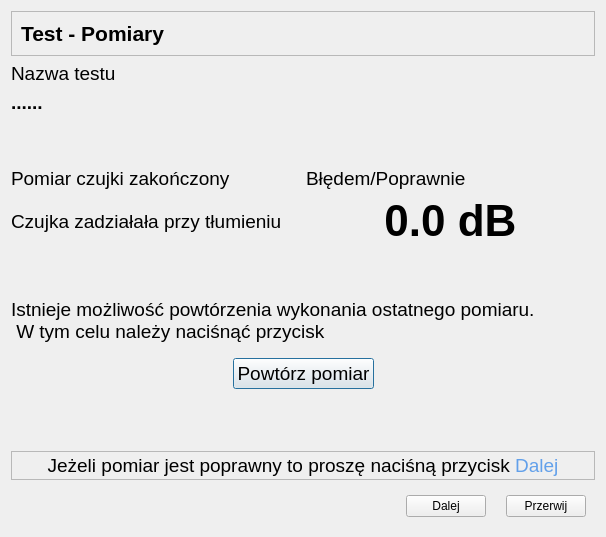
<?xml version="1.0" encoding="UTF-8"?>
<ui version="4.0">
 <class>Test8Wynik</class>
 <widget class="QDialog" name="Test8Wynik">
  <property name="geometry">
   <rect>
    <x>0</x>
    <y>0</y>
    <width>606</width>
    <height>537</height>
   </rect>
  </property>
  <property name="windowTitle">
   <string>Parametry Testu - potwierdzenie wykonanych czynności</string>
  </property>
  <layout class="QGridLayout" name="gridLayout">
   <item row="8" column="0" colspan="2">
    <widget class="QLabel" name="info">
     <property name="font">
      <font>
       <pointsize>14</pointsize>
      </font>
     </property>
     <property name="text">
      <string>Istnieje możliwość powtórzenia wykonania ostatnego pomiaru.
 W tym celu należy naciśnąć przycisk</string>
     </property>
    </widget>
   </item>
   <item row="6" column="0">
    <widget class="QLabel" name="etlumienie">
     <property name="font">
      <font>
       <pointsize>14</pointsize>
      </font>
     </property>
     <property name="text">
      <string>Czujka zadziałała przy tłumieniu</string>
     </property>
    </widget>
   </item>
   <item row="6" column="1">
    <widget class="QLabel" name="tlumienie">
     <property name="font">
      <font>
       <pointsize>33</pointsize>
       <bold>true</bold>
      </font>
     </property>
     <property name="text">
      <string>0.0 dB</string>
     </property>
     <property name="alignment">
      <set>Qt::AlignCenter</set>
     </property>
    </widget>
   </item>
   <item row="2" column="0">
    <widget class="QLabel" name="label">
     <property name="font">
      <font>
       <pointsize>14</pointsize>
      </font>
     </property>
     <property name="text">
      <string>Nazwa testu</string>
     </property>
     <property name="alignment">
      <set>Qt::AlignLeading|Qt::AlignLeft|Qt::AlignVCenter</set>
     </property>
    </widget>
   </item>
   <item row="3" column="0" colspan="2">
    <widget class="QLabel" name="testName">
     <property name="font">
      <font>
       <pointsize>14</pointsize>
       <bold>true</bold>
      </font>
     </property>
     <property name="text">
      <string>......</string>
     </property>
    </widget>
   </item>
   <item row="9" column="0" colspan="2">
    <widget class="QWidget" name="widget" native="true">
     <layout class="QHBoxLayout" name="horizontalLayout_2">
      <item>
       <spacer name="horizontalSpacer">
        <property name="orientation">
         <enum>Qt::Horizontal</enum>
        </property>
        <property name="sizeHint" stdset="0">
         <size>
          <width>40</width>
          <height>20</height>
         </size>
        </property>
       </spacer>
      </item>
      <item>
       <widget class="QPushButton" name="pbRepeat">
        <property name="font">
         <font>
          <pointsize>14</pointsize>
         </font>
        </property>
        <property name="text">
         <string>Powtórz pomiar</string>
        </property>
       </widget>
      </item>
      <item>
       <spacer name="horizontalSpacer_2">
        <property name="orientation">
         <enum>Qt::Horizontal</enum>
        </property>
        <property name="sizeHint" stdset="0">
         <size>
          <width>40</width>
          <height>20</height>
         </size>
        </property>
       </spacer>
      </item>
     </layout>
    </widget>
   </item>
   <item row="5" column="0">
    <widget class="QLabel" name="eBadanie">
     <property name="font">
      <font>
       <pointsize>14</pointsize>
      </font>
     </property>
     <property name="text">
      <string>Pomiar czujki zakończony</string>
     </property>
     <property name="wordWrap">
      <bool>true</bool>
     </property>
    </widget>
   </item>
   <item row="4" column="0">
    <spacer name="verticalSpacer">
     <property name="orientation">
      <enum>Qt::Vertical</enum>
     </property>
     <property name="sizeHint" stdset="0">
      <size>
       <width>20</width>
       <height>40</height>
      </size>
     </property>
    </spacer>
   </item>
   <item row="5" column="1">
    <widget class="QLabel" name="result">
     <property name="font">
      <font>
       <pointsize>14</pointsize>
      </font>
     </property>
     <property name="text">
      <string>Błędem/Poprawnie</string>
     </property>
    </widget>
   </item>
   <item row="7" column="0" colspan="2">
    <spacer name="verticalSpacer_2">
     <property name="orientation">
      <enum>Qt::Vertical</enum>
     </property>
     <property name="sizeHint" stdset="0">
      <size>
       <width>20</width>
       <height>40</height>
      </size>
     </property>
    </spacer>
   </item>
   <item row="11" column="0" colspan="2">
    <widget class="QFrame" name="frame_3">
     <property name="frameShape">
      <enum>QFrame::StyledPanel</enum>
     </property>
     <property name="frameShadow">
      <enum>QFrame::Raised</enum>
     </property>
     <layout class="QHBoxLayout" name="horizontalLayout_3">
      <property name="spacing">
       <number>0</number>
      </property>
      <property name="leftMargin">
       <number>2</number>
      </property>
      <property name="topMargin">
       <number>2</number>
      </property>
      <property name="rightMargin">
       <number>2</number>
      </property>
      <property name="bottomMargin">
       <number>2</number>
      </property>
      <item>
       <widget class="QLabel" name="info2">
        <property name="font">
         <font>
          <pointsize>14</pointsize>
         </font>
        </property>
        <property name="frameShadow">
         <enum>QFrame::Sunken</enum>
        </property>
        <property name="text">
         <string>&lt;html&gt;&lt;head/&gt;&lt;body&gt;&lt;p&gt;Jeżeli pomiar jest poprawny to proszę naciśną przycisk &lt;span style=&quot; color:#62a0ea;&quot;&gt;Dalej&lt;/span&gt;&lt;/p&gt;&lt;/body&gt;&lt;/html&gt;</string>
        </property>
        <property name="alignment">
         <set>Qt::AlignCenter</set>
        </property>
       </widget>
      </item>
     </layout>
    </widget>
   </item>
   <item row="10" column="0" colspan="2">
    <spacer name="verticalSpacer_3">
     <property name="orientation">
      <enum>Qt::Vertical</enum>
     </property>
     <property name="sizeHint" stdset="0">
      <size>
       <width>20</width>
       <height>40</height>
      </size>
     </property>
    </spacer>
   </item>
   <item row="1" column="0" colspan="2">
    <widget class="QFrame" name="frame">
     <property name="frameShape">
      <enum>QFrame::StyledPanel</enum>
     </property>
     <property name="frameShadow">
      <enum>QFrame::Raised</enum>
     </property>
     <layout class="QHBoxLayout" name="horizontalLayout">
      <item>
       <widget class="QLabel" name="label_2">
        <property name="font">
         <font>
          <pointsize>16</pointsize>
          <bold>true</bold>
         </font>
        </property>
        <property name="text">
         <string>Test - Pomiary</string>
        </property>
       </widget>
      </item>
     </layout>
    </widget>
   </item>
   <item row="12" column="0" colspan="2">
    <widget class="QWidget" name="widget_btn" native="true">
     <layout class="QHBoxLayout" name="horizontalLayout_3">
      <property name="spacing">
       <number>20</number>
      </property>
      <item>
       <spacer name="horizontalSpacer">
        <property name="orientation">
         <enum>Qt::Horizontal</enum>
        </property>
        <property name="sizeHint" stdset="0">
         <size>
          <width>349</width>
          <height>20</height>
         </size>
        </property>
       </spacer>
      </item>
      <item>
       <widget class="QPushButton" name="pbDalej">
        <property name="text">
         <string>Dalej</string>
        </property>
        <property name="icon">
         <iconset theme="media-playback-start">
          <normaloff>.</normaloff>.</iconset>
        </property>
       </widget>
      </item>
      <item>
       <widget class="QPushButton" name="pbPrzerwij">
        <property name="text">
         <string>Przerwij</string>
        </property>
        <property name="icon">
         <iconset theme="media-playback-stop">
          <normaloff>.</normaloff>.</iconset>
        </property>
       </widget>
      </item>
     </layout>
    </widget>
   </item>
  </layout>
 </widget>
 <resources/>
 <connections/>
</ui>
